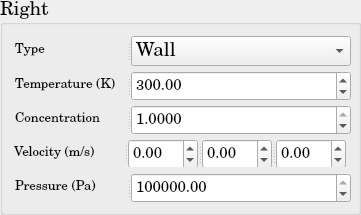
          <widget class="QGroupBox" name="DM_BoundaryCondition_Right">
           <property name="minimumSize">
            <size>
             <width>361</width>
             <height>215</height>
            </size>
           </property>
           <property name="maximumSize">
            <size>
             <width>361</width>
             <height>215</height>
            </size>
           </property>
           <property name="font">
            <font>
             <family>Century Schoolbook L</family>
             <pointsize>14</pointsize>
             <weight>50</weight>
             <bold>false</bold>
            </font>
           </property>
           <property name="title">
            <string>Right</string>
           </property>
           <layout class="QGridLayout" name="gridLayout_38">
            <item row="0" column="0">
             <widget class="QSplitter" name="splitter_86">
              <property name="minimumSize">
               <size>
                <width>338</width>
                <height>30</height>
               </size>
              </property>
              <property name="maximumSize">
               <size>
                <width>331</width>
                <height>30</height>
               </size>
              </property>
              <property name="orientation">
               <enum>Qt::Horizontal</enum>
              </property>
              <widget class="QLabel" name="DM_Type_Right_BC">
               <property name="minimumSize">
                <size>
                 <width>110</width>
                 <height>30</height>
                </size>
               </property>
               <property name="maximumSize">
                <size>
                 <width>110</width>
                 <height>30</height>
                </size>
               </property>
               <property name="text">
                <string>&lt;html&gt;&lt;head/&gt;&lt;body&gt;&lt;p&gt;&lt;span style=&quot; font-size:10pt;&quot;&gt;Type&lt;/span&gt;&lt;/p&gt;&lt;/body&gt;&lt;/html&gt;</string>
               </property>
              </widget>
              <widget class="QComboBox" name="DM_Type_Right_BC_ComboBox">
               <property name="minimumSize">
                <size>
                 <width>220</width>
                 <height>30</height>
                </size>
               </property>
               <property name="maximumSize">
                <size>
                 <width>220</width>
                 <height>30</height>
                </size>
               </property>
               <item>
                <property name="text">
                 <string>Wall</string>
                </property>
               </item>
               <item>
                <property name="text">
                 <string>Inlet</string>
                </property>
               </item>
               <item>
                <property name="text">
                 <string>Outlet</string>
                </property>
               </item>
               <item>
                <property name="text">
                 <string>Neumann</string>
                </property>
               </item>
               <item>
                <property name="text">
                 <string>Dirichlet</string>
                </property>
               </item>
              </widget>
             </widget>
            </item>
            <item row="1" column="0">
             <widget class="QSplitter" name="splitter_87">
              <property name="minimumSize">
               <size>
                <width>338</width>
                <height>30</height>
               </size>
              </property>
              <property name="maximumSize">
               <size>
                <width>331</width>
                <height>30</height>
               </size>
              </property>
              <property name="orientation">
               <enum>Qt::Horizontal</enum>
              </property>
              <widget class="QLabel" name="DM_Temperature_Right_BC">
               <property name="minimumSize">
                <size>
                 <width>110</width>
                 <height>30</height>
                </size>
               </property>
               <property name="maximumSize">
                <size>
                 <width>110</width>
                 <height>30</height>
                </size>
               </property>
               <property name="text">
                <string>&lt;html&gt;&lt;head/&gt;&lt;body&gt;&lt;p&gt;&lt;span style=&quot; font-size:10pt;&quot;&gt;Temperature (K)&lt;/span&gt;&lt;/p&gt;&lt;/body&gt;&lt;/html&gt;</string>
               </property>
              </widget>
              <widget class="QDoubleSpinBox" name="DM_Temperature_Right_BC_doubleSpinBox">
               <property name="minimumSize">
                <size>
                 <width>220</width>
                 <height>30</height>
                </size>
               </property>
               <property name="maximumSize">
                <size>
                 <width>220</width>
                 <height>30</height>
                </size>
               </property>
               <property name="font">
                <font>
                 <pointsize>11</pointsize>
                </font>
               </property>
               <property name="maximum">
                <double>1000000000.000000000000000</double>
               </property>
               <property name="value">
                <double>300.000000000000000</double>
               </property>
              </widget>
             </widget>
            </item>
            <item row="2" column="0">
             <widget class="QSplitter" name="splitter_104">
              <property name="minimumSize">
               <size>
                <width>338</width>
                <height>30</height>
               </size>
              </property>
              <property name="maximumSize">
               <size>
                <width>331</width>
                <height>30</height>
               </size>
              </property>
              <property name="orientation">
               <enum>Qt::Horizontal</enum>
              </property>
              <widget class="QLabel" name="DM_Concentration_Right_BC">
               <property name="minimumSize">
                <size>
                 <width>110</width>
                 <height>30</height>
                </size>
               </property>
               <property name="maximumSize">
                <size>
                 <width>110</width>
                 <height>30</height>
                </size>
               </property>
               <property name="text">
                <string>&lt;html&gt;&lt;head/&gt;&lt;body&gt;&lt;p&gt;&lt;span style=&quot; font-size:10pt;&quot;&gt;Concentration&lt;/span&gt;&lt;/p&gt;&lt;/body&gt;&lt;/html&gt;</string>
               </property>
              </widget>
              <widget class="QDoubleSpinBox" name="DM_Concentration_Right_BC_doubleSpinBox">
               <property name="minimumSize">
                <size>
                 <width>220</width>
                 <height>30</height>
                </size>
               </property>
               <property name="maximumSize">
                <size>
                 <width>220</width>
                 <height>30</height>
                </size>
               </property>
               <property name="font">
                <font>
                 <pointsize>11</pointsize>
                </font>
               </property>
               <property name="decimals">
                <number>4</number>
               </property>
               <property name="maximum">
                <double>1.000000000000000</double>
               </property>
               <property name="singleStep">
                <double>0.010000000000000</double>
               </property>
               <property name="value">
                <double>1.000000000000000</double>
               </property>
              </widget>
             </widget>
            </item>
            <item row="3" column="0">
             <widget class="QSplitter" name="splitter_88">
              <property name="orientation">
               <enum>Qt::Horizontal</enum>
              </property>
              <widget class="QLabel" name="DM_Velocity_Right_BC">
               <property name="minimumSize">
                <size>
                 <width>110</width>
                 <height>30</height>
                </size>
               </property>
               <property name="maximumSize">
                <size>
                 <width>110</width>
                 <height>30</height>
                </size>
               </property>
               <property name="text">
                <string>&lt;html&gt;&lt;head/&gt;&lt;body&gt;&lt;p&gt;&lt;span style=&quot; font-size:10pt;&quot;&gt;Velocity (m/s)&lt;/span&gt;&lt;/p&gt;&lt;/body&gt;&lt;/html&gt;</string>
               </property>
              </widget>
              <widget class="QSplitter" name="splitter_89">
               <property name="minimumSize">
                <size>
                 <width>220</width>
                 <height>30</height>
                </size>
               </property>
               <property name="maximumSize">
                <size>
                 <width>212</width>
                 <height>30</height>
                </size>
               </property>
               <property name="orientation">
                <enum>Qt::Horizontal</enum>
               </property>
               <widget class="QDoubleSpinBox" name="DM_Velocity_1d_Right_BC_doubleSpinBox">
                <property name="minimumSize">
                 <size>
                  <width>68</width>
                  <height>30</height>
                 </size>
                </property>
                <property name="maximumSize">
                 <size>
                  <width>70</width>
                  <height>30</height>
                 </size>
                </property>
                <property name="font">
                 <font>
                  <pointsize>11</pointsize>
                 </font>
                </property>
                <property name="minimum">
                 <double>-1000000000.000000000000000</double>
                </property>
                <property name="maximum">
                 <double>1000000000.000000000000000</double>
                </property>
               </widget>
               <widget class="QDoubleSpinBox" name="DM_Velocity_2d_Right_BC_doubleSpinBox">
                <property name="minimumSize">
                 <size>
                  <width>68</width>
                  <height>30</height>
                 </size>
                </property>
                <property name="maximumSize">
                 <size>
                  <width>70</width>
                  <height>30</height>
                 </size>
                </property>
                <property name="font">
                 <font>
                  <pointsize>11</pointsize>
                 </font>
                </property>
                <property name="minimum">
                 <double>-1000000000.000000000000000</double>
                </property>
                <property name="maximum">
                 <double>1000000000.000000000000000</double>
                </property>
               </widget>
               <widget class="QDoubleSpinBox" name="DM_Velocity_3d_Right_BC_doubleSpinBox">
                <property name="minimumSize">
                 <size>
                  <width>68</width>
                  <height>30</height>
                 </size>
                </property>
                <property name="maximumSize">
                 <size>
                  <width>70</width>
                  <height>30</height>
                 </size>
                </property>
                <property name="font">
                 <font>
                  <pointsize>11</pointsize>
                 </font>
                </property>
                <property name="minimum">
                 <double>-1000000000.000000000000000</double>
                </property>
                <property name="maximum">
                 <double>1000000000.000000000000000</double>
                </property>
               </widget>
              </widget>
             </widget>
            </item>
            <item row="4" column="0">
             <widget class="QSplitter" name="splitter_90">
              <property name="minimumSize">
               <size>
                <width>338</width>
                <height>30</height>
               </size>
              </property>
              <property name="maximumSize">
               <size>
                <width>331</width>
                <height>30</height>
               </size>
              </property>
              <property name="orientation">
               <enum>Qt::Horizontal</enum>
              </property>
              <widget class="QLabel" name="DM_Pressure_Right_BC">
               <property name="minimumSize">
                <size>
                 <width>110</width>
                 <height>30</height>
                </size>
               </property>
               <property name="maximumSize">
                <size>
                 <width>110</width>
                 <height>30</height>
                </size>
               </property>
               <property name="text">
                <string>&lt;html&gt;&lt;head/&gt;&lt;body&gt;&lt;p&gt;&lt;span style=&quot; font-size:10pt;&quot;&gt;Pressure (Pa)&lt;/span&gt;&lt;/p&gt;&lt;/body&gt;&lt;/html&gt;</string>
               </property>
              </widget>
              <widget class="QDoubleSpinBox" name="DM_Pressure_Right_BC_doubleSpinBox">
               <property name="minimumSize">
                <size>
                 <width>220</width>
                 <height>30</height>
                </size>
               </property>
               <property name="maximumSize">
                <size>
                 <width>220</width>
                 <height>30</height>
                </size>
               </property>
               <property name="font">
                <font>
                 <pointsize>11</pointsize>
                </font>
               </property>
               <property name="maximum">
                <double>1000000000.000000000000000</double>
               </property>
               <property name="value">
                <double>100000.000000000000000</double>
               </property>
              </widget>
             </widget>
            </item>
           </layout>
          </widget>
